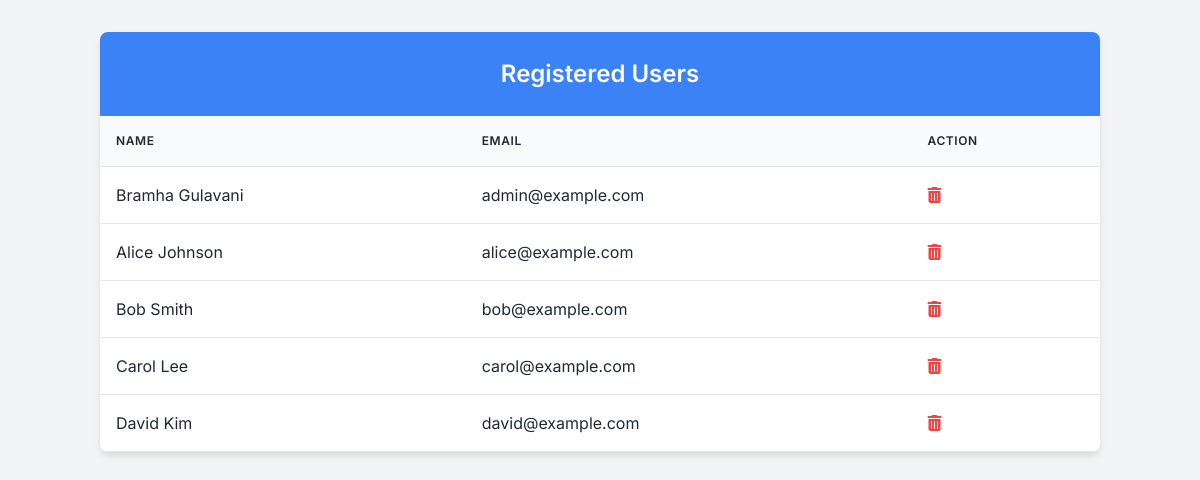
The app's page /Registered_user.php with its own data.
### tables this page shows
CREATE TABLE IF NOT EXISTS `users` (
  `id` INT UNSIGNED NOT NULL AUTO_INCREMENT,
  `name` VARCHAR(100) NOT NULL,
  `mobile` VARCHAR(20) DEFAULT NULL,
  `email` VARCHAR(255) NOT NULL UNIQUE,
  `address` TEXT DEFAULT NULL,
  `pincode` VARCHAR(10) DEFAULT NULL,
  `password` VARCHAR(255) NOT NULL,
  `created_at` TIMESTAMP DEFAULT CURRENT_TIMESTAMP,
  PRIMARY KEY (`id`)
);

### public/Registered_user.php (the view, shortened to what this page needs)
<?php
include __DIR__ . '/../config/db_connect.php';
$sql = "SELECT id, name, email FROM users";
$result = $conn->query($sql);
?>
<!DOCTYPE html>
<html lang="en">
<head>
    <link rel="stylesheet" href="https://cdnjs.cloudflare.com/ajax/libs/font-awesome/6.4.0/css/all.min.css">
</head>
<body>
    <div class="container">
        <h2>Registered Users</h2>
        <?php if ($result->num_rows > 0): ?>
            <table>
                <thead>
                    <tr>
                        <th>Name</th>
                        <th>Email</th>
                        <th>Action</th>
                    </tr>
                </thead>
                <tbody>
                    <?php while ($row = $result->fetch_assoc()): ?>
                    <tr id="user-<?php echo $row['id']; ?>">
                        <td><?php echo htmlspecialchars($row['name']); ?></td>
                        <td><?php echo htmlspecialchars($row['email']); ?></td>
                        <td>
                            <span class="delete-btn" onclick="deleteUser(<?php echo $row['id']; ?>)">
                                <i class="fas fa-trash-alt"></i>
                            </span>
                        </td>
                    </tr>
                    <?php endwhile; ?>
                </tbody>
            </table>
        <?php else: ?>
            <div class="empty-state">
                <p>No registered users found.</p>
            </div>
        <?php endif; ?>
    </div>
</body>
</html>

### public/Registered_user.php (style rules this page uses)
:root { --primary-color: #3b82f6; --primary-hover: #2563eb; --background-color: #f3f4f6; --card-background: #ffffff; --text-color: #1f2937; --text-muted: #6b7280; --border-color: #e5e7eb; }
* { margin: 0; padding: 0; box-sizing: border-box; }
body { font-family: 'Inter', sans-serif; background-color: var(--background-color); color: var(--text-color); line-height: 1.5; padding: 2rem; }
.container { max-width: 1000px; margin: 0 auto; background-color: var(--card-background); border-radius: 8px; box-shadow: 0 4px 6px rgba(0, 0, 0, 0.1); overflow: hidden; }
h2 { text-align: center; padding: 1.5rem; background-color: var(--primary-color); color: white; font-weight: 600; }
table { width: 100%; border-collapse: collapse; }
th, td { padding: 1rem; text-align: left; border-bottom: 1px solid var(--border-color); }
th { background-color: #f9fafb; font-weight: 600; text-transform: uppercase; font-size: 0.75rem; letter-spacing: 0.05em; }
.delete-btn { color: #ef4444; cursor: pointer; transition: color 0.3s ease; }

### records on screen
users: name "Bramha Gulavani", email "admin@example.com"
users: name "Alice Johnson", email "alice@example.com"
users: name "Bob Smith", email "bob@example.com"
users: name "Carol Lee", email "carol@example.com"
users: name "David Kim", email "david@example.com"
